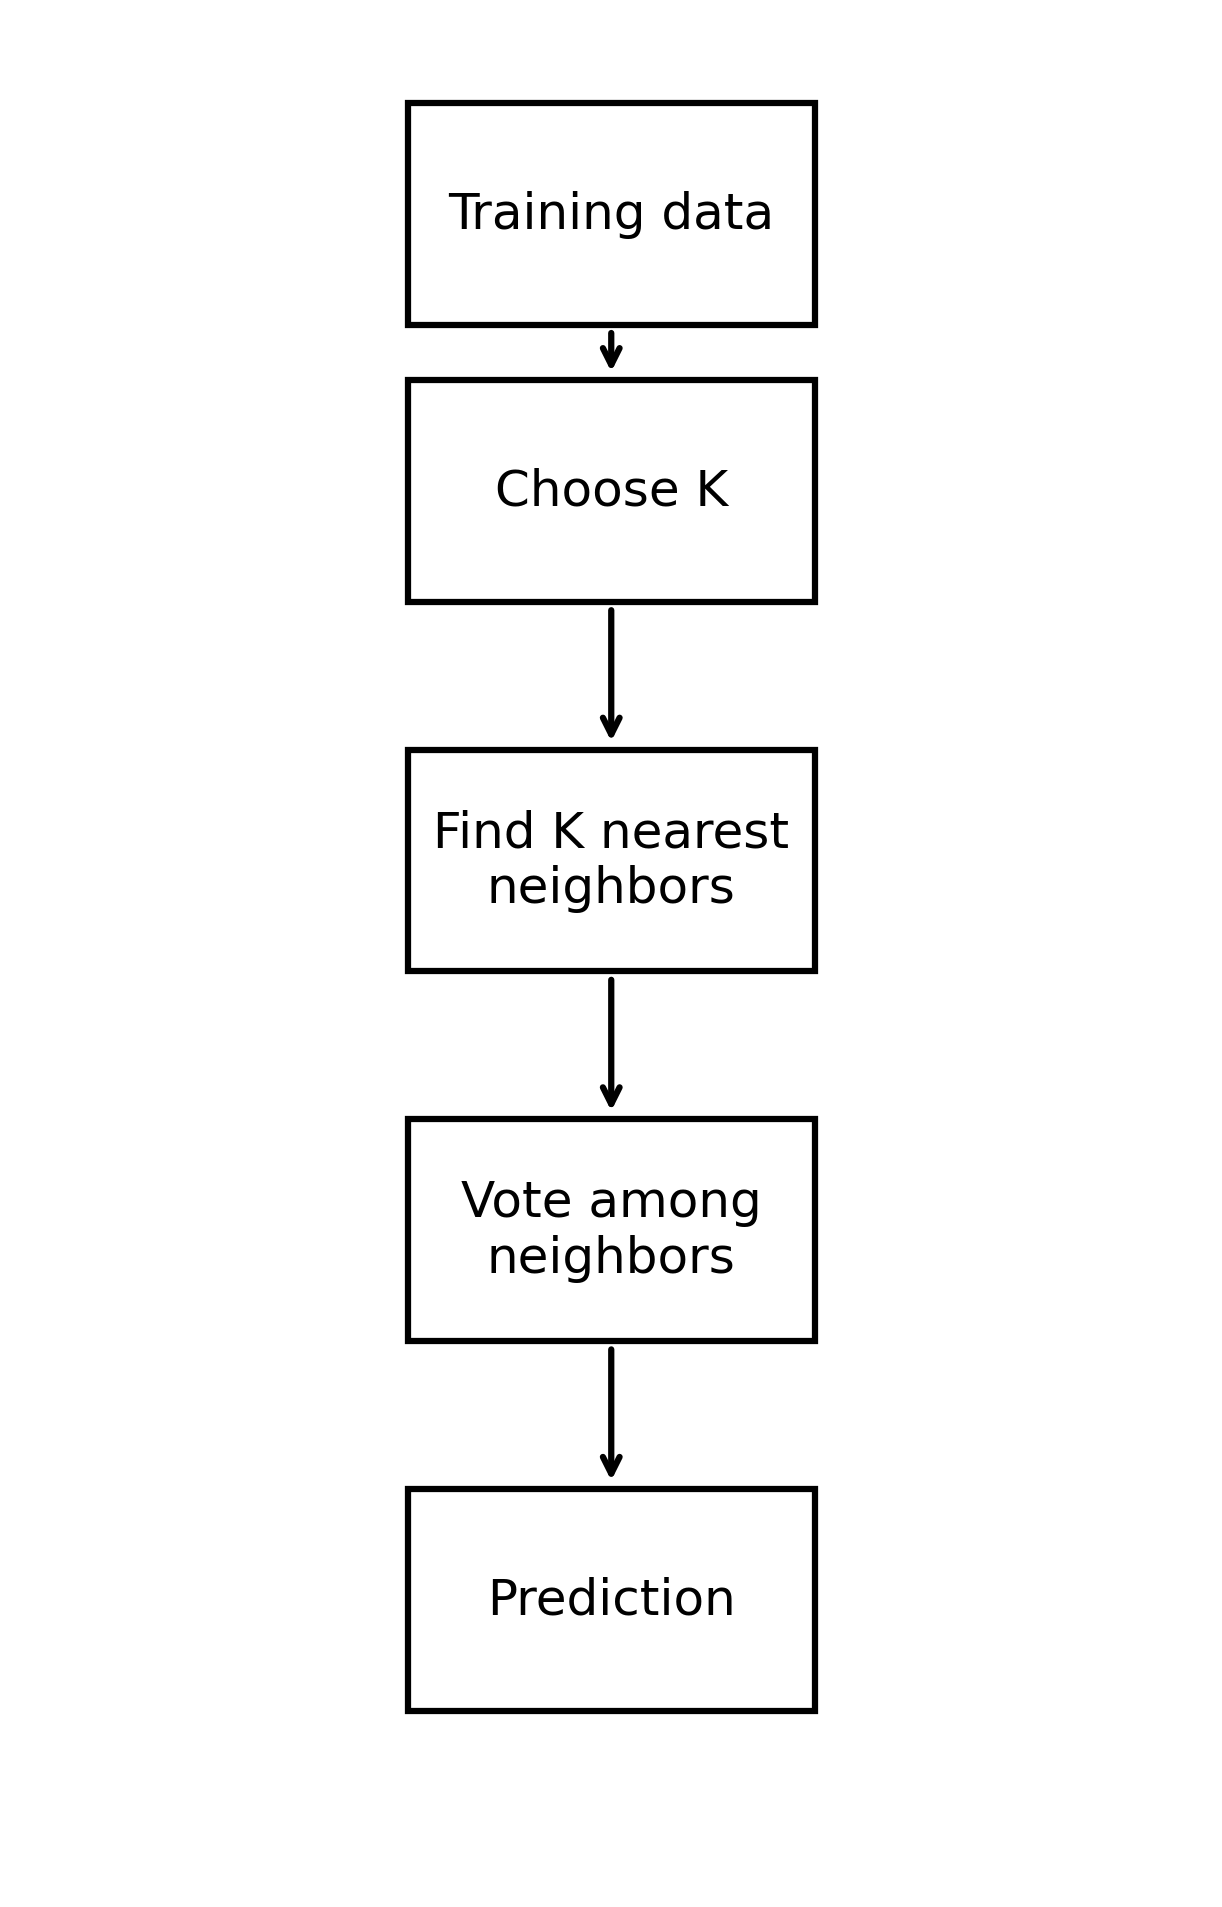

The script that saved this image:
import matplotlib.pyplot as plt
from matplotlib.patches import Rectangle

fig, ax = plt.subplots(figsize=(5, 8))

# Remove axes
ax.axis("off")

# Text boxes
boxes = [
    ("Training data", 0.5, 0.9),
    ("Choose K", 0.5, 0.75),
    ("Find K nearest\nneighbors", 0.5, 0.55),
    ("Vote among\nneighbors", 0.5, 0.35),
    ("Prediction", 0.5, 0.15),
]

# Draw boxes
for text, x, y in boxes:
    width = 0.35
    height = 0.12
    
    rect = Rectangle(
        (x - width/2, y - height/2),
        width,
        height,
        fill=False,
        linewidth=1.5
    )
    ax.add_patch(rect)
    
    ax.text(
        x,
        y,
        text,
        ha="center",
        va="center",
        fontsize=12
    )

# Draw arrows
arrow_positions = [
    (0.5, 0.84, 0.5, 0.81),
    (0.5, 0.69, 0.5, 0.61),
    (0.5, 0.49, 0.5, 0.41),
    (0.5, 0.29, 0.5, 0.21),
]

for x1, y1, x2, y2 in arrow_positions:
    ax.annotate(
        "",
        xy=(x2, y2),
        xytext=(x1, y1),
        arrowprops=dict(arrowstyle="->", linewidth=1.5)
    )

# Set limits
ax.set_xlim(0, 1)
ax.set_ylim(0, 1)

# Save image
plt.savefig(
    "knn_flowchart.png",
    dpi=300,
    bbox_inches="tight"
)

plt.show()
